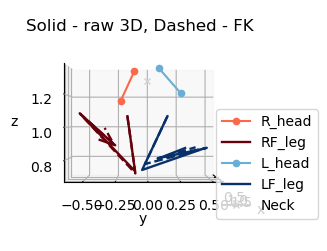
#> input picture _images/099e922d19cf9588329d4edc4bc7fbd2e947c77ff933bb7f17051428c24643c2.png, 327 x 251 px; its folder holds only this picture in this run
$ python -i utils_kinematics.py   (imports and definitions only)
#> lines starting #> are read from the running program, lines starting #| are printed output that depends on the picture
import os
from pathlib import Path
import pickle
from sys import platform
import re
import logging
import pandas as pd
import numpy as np
from scipy.signal import savgol_filter

# Check the OS to decide the NAS folder.
if platform in ("linux", "linux2"):
    SOURCE = '/mnt/nas/GO/7cam/'
elif platform == "darwin":
    SOURCE = '/Volumes/data/GO/7cam/'


pd.options.mode.chained_assignment = None  # default='warn'

# [3 lines not run here, left out]


# [408 lines left out: functions classify_grooming, save_exp_in_csv, get_trial_data, get_trial_number, compute_statistics, save_pickle and 14 more, not called in this run]


def compute_derivative(data, time_step):
    """ Computes the first order derivative. """
    return np.diff(np.array(data)) / time_step


def from_rad2deg(dataframe: pd.DataFrame):
    """ Converts all angle columns in rad into degrees. """
    angle_df = dataframe.filter(regex='Angle')
    for column_name, angle in angle_df.items():
        dataframe[column_name] = np.rad2deg(angle)

    return dataframe


# [16 lines left out: functions convert_roll_angles, filter_angle_pos, not called in this run]


def normalize(data):
    """ Normalize an array. """
    return (data - min(data)) / (max(data) - min(data))


# [89 lines left out: functions zscore, cart2pol, pol2cart, calculate_velocity, calculate_speed, calculate_distance, not called in this run]


def process_data(data, **settings):
    """ Process data. """
    convert_rad = settings.get('convert_rad', True)
    filter_data = settings.get('filter_data', True)
    convert_roll = settings.get('convert_roll', True)
    classify = settings.get('classify', True)
    physics = settings.get('physics', True)
    frame_rate = settings.get('frame_rate', 100)

    if convert_rad:
        data = from_rad2deg(data)
    if filter_data:
        data = filter_angle_pos(data)
    if convert_roll:
        data = convert_roll_angles(data)
    if classify:
        data = classify_grooming(data)
    if physics:
        data = calculate_speed(data, frame_rate)
        data = calculate_distance(data)

    return data


# [26 lines left out: function perform_significance_test, not called in this run]

>>> import cv2
>>> picture = cv2.imread('../_images/099e922d19cf9588329d4edc4bc7fbd2e947c77ff933bb7f17051428c24643c2.png', cv2.IMREAD_GRAYSCALE)
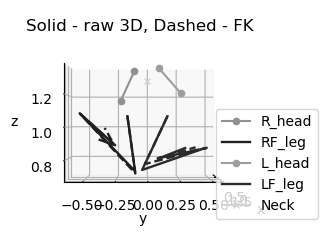
#> picture: shape (251, 327); min 0, max 255, mean 240.7
#> (the run stopped early here; a loop or call above may not have finished)

$ run again, on _images/539ef0910e98e13626813470a179635864bee565d8b1834eadaf6e5b1d816b64.png
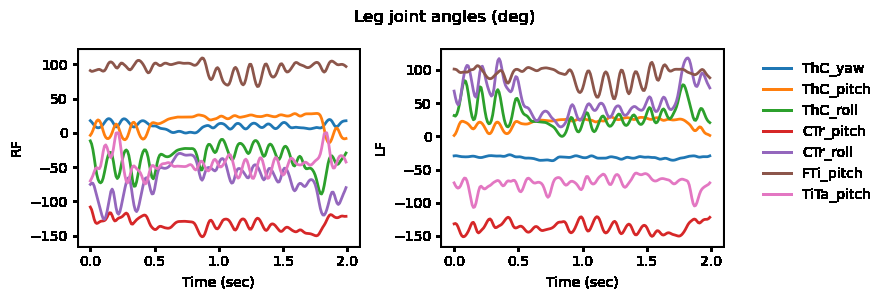
#> input picture _images/539ef0910e98e13626813470a179635864bee565d8b1834eadaf6e5b1d816b64.png, 886 x 299 px
#> `picture = cv2.imread('../_images/099e922d19cf9588329d4edc4bc7fbd2e947c..`:
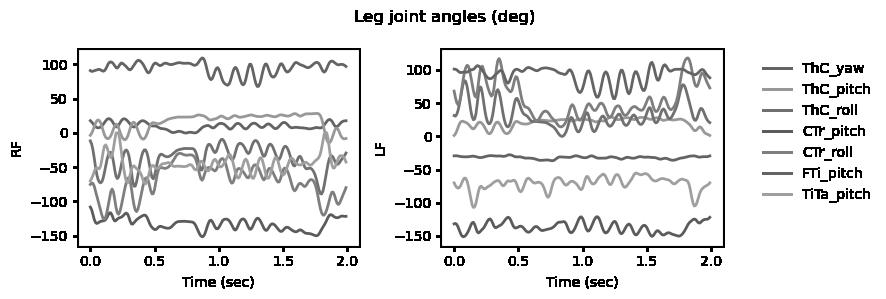
#> picture: shape (299, 886); min 0, max 255, mean 235.3
